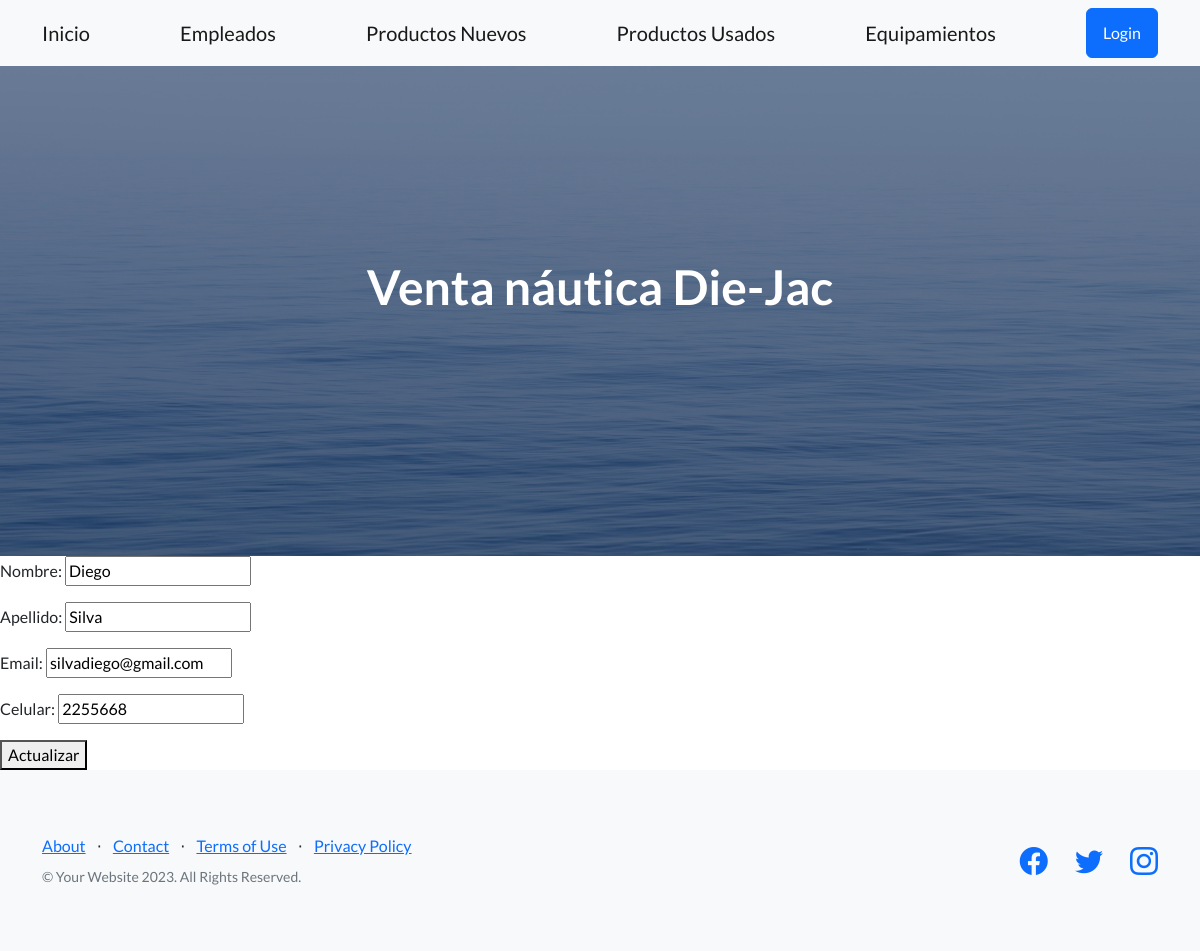
/AppProyectoFinal/editarEmpleado/1, run on an earlier commit of the app's database.
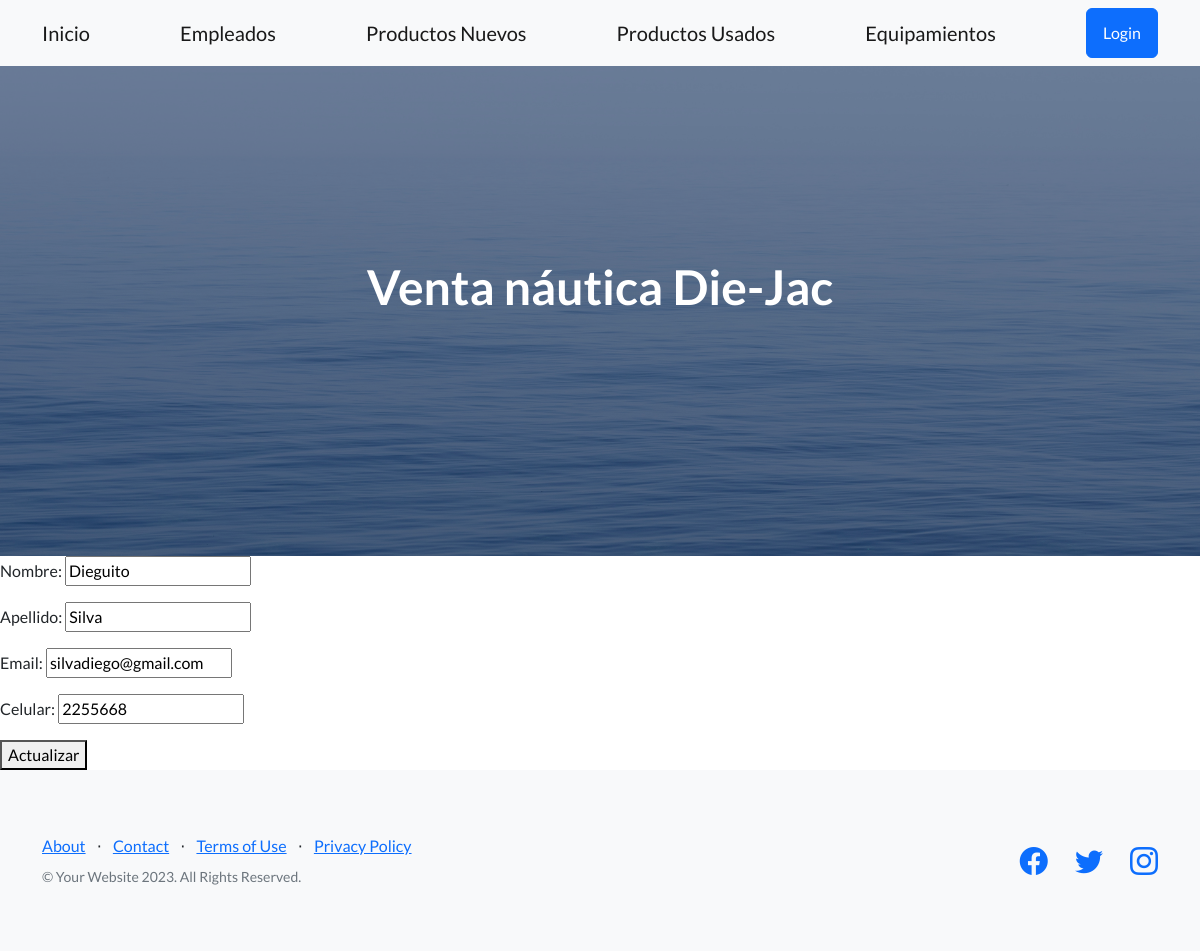
And on a later commit of the database.
### AppProyectoFinal/models.py (models this page shows, shortened)
class Empleado(models.Model):
    nombre = models.CharField(max_length=50)
    apellido = models.CharField(max_length=50)
    email = models.CharField(max_length=100)
    celular = models.IntegerField()

### AppProyectoFinal/views.py (the view)
# urls.py: path('editarEmpleado/<int:id>', editarEmpleado, name='editarEmpleados'),
def editarEmpleado(req, id):
    empleado = Empleado.objects.get(id=id)
    if req.method == 'POST' :
        miformulario = EmpleadoFormulario(req.POST)
        if miformulario.is_valid():
            print(miformulario.cleaned_data)
            data = miformulario.cleaned_data
            empleado.nombre = data["nombre"]
            empleado.apellido = data["apellido"]
            empleado.email = data["email"]
            empleado.celular = data["celular"]
            empleado.save()
            return render(req, "inicio.html", {"mensaje": "Empleado actualizado con éxito"})
        else:
            return render(req, "inicio.html", {"mensaje": "Formulario inválido"})
    else:
        miformulario = EmpleadoFormulario(initial={
            "nombre": empleado.nombre,
            "apellido": empleado.apellido,
            "email": empleado.email,
            "celular": empleado.celular,
        })
        return render(req, "editarEmpleado.html", {"miformulario": miformulario, "id": empleado.id})

### AppProyectoFinal/forms.py
class EmpleadoFormulario(forms.Form):
    nombre = forms.CharField(required=True)
    apellido = forms.CharField(required=True)
    email = forms.CharField(required=True)
    celular = forms.IntegerField(required=True)

### AppProyectoFinal/templates/editarEmpleado.html
{% extends 'padre.html' %}
{% block ContenidoQueCambia %}
    <form action="{% url 'editarEmpleados' id %}" method="post">{% csrf_token %}
        {{miformulario.as_p}}
        <button type="submit">Actualizar</button>
    </form>
{% endblock ContenidoQueCambia %}

What changed in the data, as far as the page shows it:
changed Empleado "Silva": nombre "Diego" → "Dieguito"
